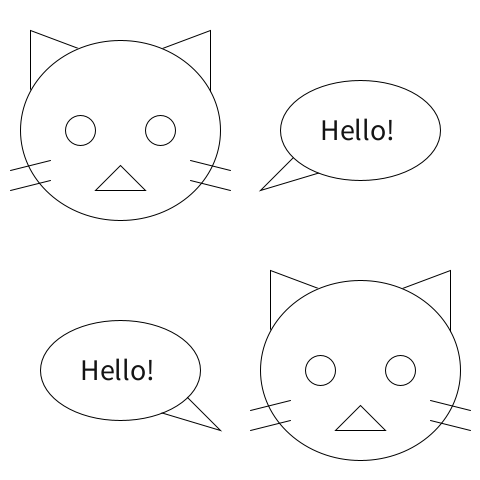
Frame 1 (no input)
Frame 60 (the mouse pressed at the canvas centre just before this capture): identical to frame 1, image omitted
Frame 120 (the mouse held since frame 60 and released just before this capture): identical to frame 1, image omitted

The Processing sketch that drew this single still picture (run headless with seeded random() and noise(); from frame 60 on, the mouse is pressed at the canvas centre):

// Processing sketch: jexample02
// ── jexample02.pde
void setup() {
  size(480, 480);
  background(255, 255, 255);
  //line(240,0,240,480);
  //line(0,240,480,240);

  fill(255);
  triangle(30, 30, 30, 100, 110, 60);
  triangle(210, 30, 210, 100, 130, 60);
  ellipse(120, 130, 200, 180);
  ellipse(80, 130, 30, 30);
  ellipse(160, 130, 30, 30);
  line(50, 160, 10, 170);
  line(50, 180, 10, 190);
  line(190, 160, 230, 170);
  line(190, 180, 230, 190);
  triangle(120, 165, 95, 190, 145, 190);
  
  triangle(270, 270, 270, 340, 350, 300);
  triangle(450, 270, 450, 340, 370, 300);
  ellipse(360, 370, 200, 180);
  ellipse(320, 370, 30, 30);
  ellipse(400, 370, 30, 30);
  line(290, 400, 250, 410);
  line(290, 420, 250, 430);
  line(430, 400, 470, 410);
  line(430, 420, 470, 430);
  triangle(360, 405, 335, 430, 385, 430);
  
  triangle(260, 190, 300, 150, 360, 160);
  triangle(220, 430, 180, 390, 120, 400);
  ellipse(120, 370, 160, 100);
  ellipse(360, 130, 160, 100);
  fill(20, 20, 20, 255);
  textSize(30);
  text("Hello!", 320, 140);
  text("Hello!", 80, 380);
}

void draw(){
  //for(int y=0; y < 490; y+=10){
    //for(int x=0; x < 490; x+=10){
      //point(x, y);
    //}
  //}
}
